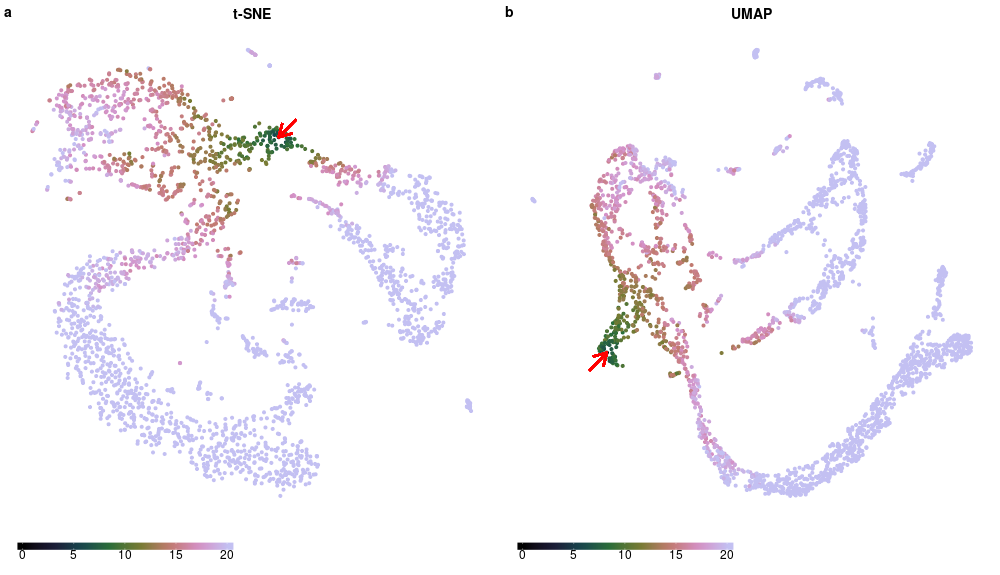

Source code (R):
set.seed(1234)

library(Seurat)
library(cowplot)
library(tidyverse)

e135 <- read_rds("data/e13_A.rds")

e135 <- NormalizeData(e135)
e135 <- FindVariableGenes(e135, do.plot = FALSE, y.cutoff = 0.5)

#save normalized expression of only variable genes
data <- t(as.matrix(e135@data[[email redacted], ]))

library(irlba)
pca <- prcomp_irlba(data, n = 50)

library(Rtsne)
tsne <- Rtsne(pca$x, pca = F)

library(uwot)
um <- umap(pca$x, spread = 7)

write_rds(um, "data/e13A_umap.rds", compress = "gz")

#used to draw arrows
vert_tsne <- (max(tsne$Y[, 2]) - min(tsne$Y[, 2]))/25
hor_tsne <- (max(tsne$Y[, 1]) - min(tsne$Y[, 1]))/25
vert_um <- (max(um[, 2]) - min(um[, 2]))/25
hor_um <- (max(um[, 1]) - min(um[, 1]))/25

library(sleepwalk)
sleepwalk(list(tsne$Y, um), pca$x, pointSize = 2.5, titles = c("t-SNE", "UMAP"))

cell <- 1914
snsh <- slw_snapshot(cell, 1, TRUE)
figC <- plot_grid(snsh[[1]] + geom_segment(aes(x = tsne$Y[cell, 1] + hor_tsne, xend = tsne$Y[cell, 1], 
                                       y = tsne$Y[cell, 2] + vert_tsne, yend = tsne$Y[cell, 2]), size = 1,
                                   colour = "red", arrow = arrow(length = unit(0.03, "npc"))),
          snsh[[2]] + geom_segment(aes(x = um[cell, 1] - hor_um, xend = um[cell, 1], 
                                       y = um[cell, 2] - vert_um, yend = um[cell, 2]), size = 1,
                                   colour = "red", arrow = arrow(length = unit(0.03, "npc"))),
          labels = c("a", "b"))

png(filename = "figures/Fig_C.png", 
    width = 1000, height = 575)
print(figC)
dev.off()

sleepwalk(list(tsne$Y, um), pca$x, pointSize = 2.5, saveToFile = "supplement/src/Fig_C.html", titles = c("t-SNE", "UMAP"))
file <- readLines("supplement/src/Fig_C.html")
line <- which(grepl("^set_up_chart\\(", file))
newFile <- c(file[1:(line - 1)], 
             "width = window.innerWidth/(n_charts) * 0.9;",
             file[line:length(file)])
writeLines(newFile, "supplement/src/Fig_C.html")
